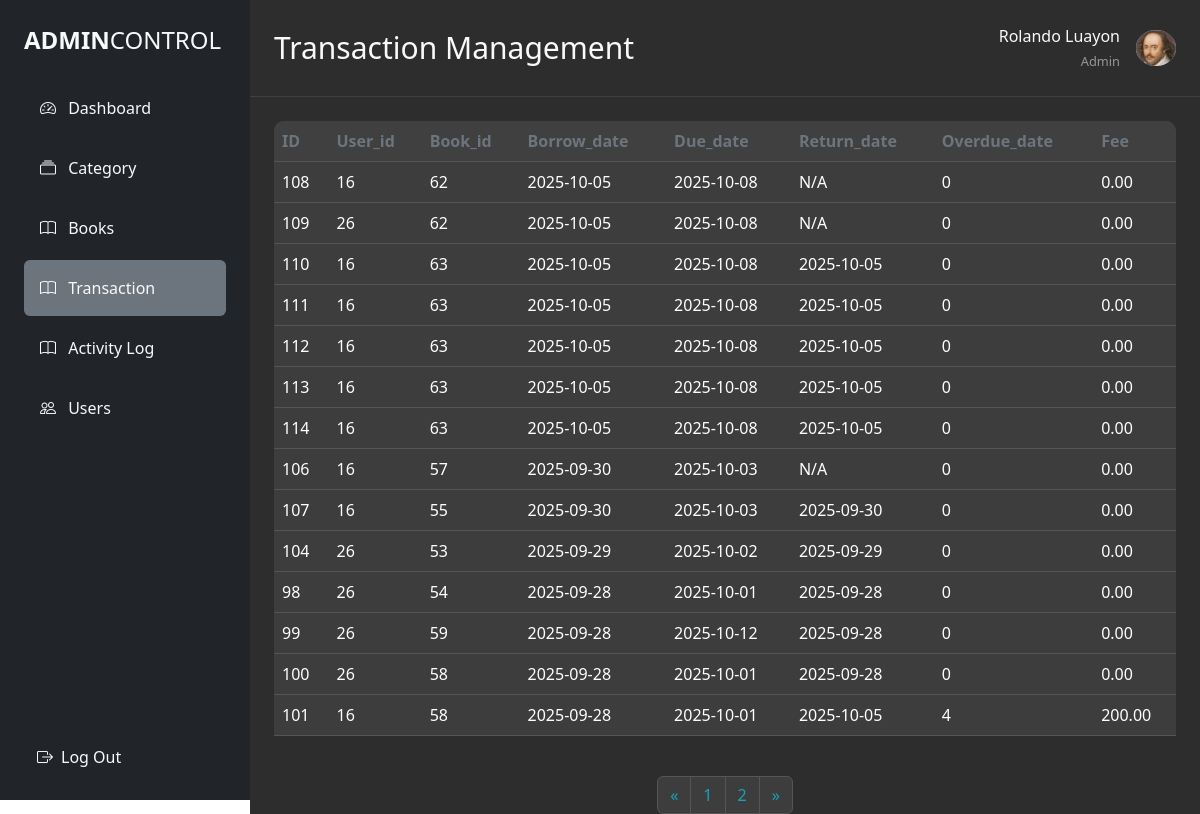
The app's page /admin/transaction.php (signed in) with its own data.
### tables this page shows
CREATE TABLE `transactions` (
  `transaction_id` int(11) NOT NULL,
  `user_id` int(11) DEFAULT NULL,
  `book_id` int(11) DEFAULT NULL,
  `borrow_date` date NOT NULL DEFAULT curdate(),
  `due_date` date NOT NULL,
  `return_date` date DEFAULT NULL,
  `overdue_days` int(11) DEFAULT 0,
  `fee` decimal(10,2) DEFAULT 0.00
);

### auth.php (called while the page is built, shortened)
<?php
class auth
{
  public function user()
  {
    return [
      'first_name' => $_SESSION['user_first_name'] ?? 'Guest',
      'last_name'  => $_SESSION['user_last_name']  ?? ''
    ];
  }
}

### admin/backend/BookController.php (called while the page is built, shortened)
<?php
class Database
{
    private $host = "localhost";
    private $db   = "it6_LMS";
    private $user = "root";
    private $pass = "";
    public function __construct()
    {
        try {
            $dsn = "mysql:host={$this->host};dbname={$this->db};charset=utf8";
            $this->pdo = new PDO($dsn, $this->user, $this->pass);
        } catch (PDOException $e) {
            die("Database Connection Failed: " . $e->getMessage());
        }
    }
}

### admin/backend/transactionControll.php (called while the page is built, shortened)
<?php
class Library
{
  private $conn;
  public function __construct($db)
  {
    $this->conn = $db;
  }
  public function countTransactions()
  {
    $stmt = $this->conn->query("SELECT COUNT(*) as total FROM transactions");
    return (int) $stmt->fetch(PDO::FETCH_ASSOC)['total'];
  }
  public function getTransactions($limit, $offset)
  {
    $stmt = $this->conn->prepare("
        SELECT
            t.transaction_id,
            t.user_id,
            t.book_id,
            t.borrow_date,
            t.due_date,
            t.return_date,
            t.overdue_days,
            t.fee
        FROM transactions t
        ORDER BY t.borrow_date DESC
        LIMIT :limit OFFSET :offset
    ");
    $stmt->bindValue(':limit', (int)$limit, PDO::PARAM_INT);
    $stmt->bindValue(':offset', (int)$offset, PDO::PARAM_INT);
    $stmt->execute();
    return $stmt->fetchAll(PDO::FETCH_ASSOC);
  }
}

### admin/transaction.php (the view, shortened to what this page needs)
<?php
require '../admin/backend/BookController.php';
require '../admin/backend/transactionControll.php';
require '../auth.php';
$db = new Database();
$library = new Library($db->pdo);
$auth = new auth($db);
$limit = 14;
$page = isset($_GET['page']) ? (int)$_GET['page'] : 1;
$offset = ($page - 1) * $limit;
$totalusers = $library->countTransactions();
$totalPages = ceil($totalusers / $limit);
$users = $library->getTransactions($limit, $offset);
?>
<!DOCTYPE html>
<html lang="en">
<head>
  <link rel="stylesheet" href="../admin/style.css" />
  <script src="https://cdn.tailwindcss.com"></script>
  <link href="https://cdn.jsdelivr.net/npm/bootstrap@5.3.8/dist/css/bootstrap.min.css" rel="stylesheet">
  <link href="https://cdn.jsdelivr.net/npm/bootstrap-icons@1.10.0/font/bootstrap-icons.css" rel="stylesheet">
</head>
<body>
  <div class="d-flex min-vh-100">
    <?php if (file_exists('Frontend/sidebar.php')) include 'Frontend/sidebar.php'; ?>
    <div class="main-content flex-grow-1">
      <div class="d-flex justify-content-between align-items-center p-4 header-border">
        <div class="d-flex align-items-center">
          <h2 class="text-light mb-0 text-3xl">Transaction Management</h2>
        </div>
        <div class="d-flex justify-content-between align-items-center">
          <div class="d-flex align-items-center">
            <div class="d-none d-sm-block text-end me-3">
              <div class="text-light">
                <?php
                $user = $auth->user();
                if ($user && isset($user['first_name'], $user['last_name'])) {
                  echo htmlspecialchars($user['first_name'] . ' ' . $user['last_name']);
                } else {
                  echo 'Guest';
                }
                ?>
              </div>
              <small class="text-white opacity-50">Admin</small>
            </div>
            <img
              src="../image/willan.jpg"
              alt="Profile"
              class="rounded-circle d-none d-sm-block"
              width="40"
              height="40" />
          </div>
        </div>
      </div>
      <div class="table-responsive m-4" style="border-radius: 10px;">
        <table class="table table-dark table-hover align-middle">
          <thead>
            <tr>
              <th scope="col">ID</th>
              <th scope="col">User_id</th>
              <th scope="col">Book_id</th>
              <th scope="col">Borrow_date</th>
              <th scope="col">Due_date</th>
              <th scope="col">Return_date</th>
              <th scope="col">Overdue_date</th>
              <th scope="col">Fee</th>
            </tr>
          </thead>
          <tbody>
            <?php foreach ($library->getTransactions($limit, $offset) as $row): ?>
              <tr>
                <td><?= htmlspecialchars($row['transaction_id']) ?></td>
                <td><?= htmlspecialchars($row['user_id']) ?></td>
                <td><?= htmlspecialchars($row['book_id']) ?></td>
                <td><?= htmlspecialchars($row['borrow_date']) ?></td>
                <td><?= htmlspecialchars($row['due_date'] ?? 'N/A') ?></td>
                <td><?= htmlspecialchars($row['return_date'] ?? 'N/A') ?></td>
                <td><?= htmlspecialchars($row['overdue_days']) ?></td>
                <td><?= htmlspecialchars($row['fee']) ?></td>
              </tr>
            <?php endforeach; ?>
          </tbody>
        </table>
      </div>
      <div class="d-flex justify-content-center mt-4">
        <nav aria-label="Book pagination">
          <ul class="pagination">
            <li class="page-item <?php if ($page <= 1) echo 'disabled'; ?>">
              <a class="page-link" href="?page=<?php echo $page - 1; ?>" aria-label="Previous">
                &laquo;
              </a>
            </li>
            <?php for ($i = 1; $i <= $totalPages; $i++): ?>
              <li class="page-item <?php if ($i == $page) echo 'active'; ?>">
                <a class="page-link" href="?page=<?php echo $i; ?>"><?php echo $i; ?></a>
              </li>
            <?php endfor; ?>
            <li class="page-item <?php if ($page >= $totalPages) echo 'disabled'; ?>">
              <a class="page-link" href="?page=<?php echo $page + 1; ?>" aria-label="Next">
                &raquo;
              </a>
            </li>
          </ul>
        </nav>
      </div>
</body>
</html>

### admin/style.css (style rules this page uses)
body { background-color: #1a1a1a; color: #fff; }
.main-content { background-color: #2d2d2d; flex: 1; }
.table-dark { background-color: #3d3d3d; }
.table-dark th { background-color: #404040 !important; border-color: #555 !important; color: #6c757d !important; }
.table-dark td { background-color: #3d3d3d !important; border-color: #555 !important; color: #fff !important; }
.page-link { background-color: #3d3d3d !important; border-color: #555 !important; color: #17a2b8 !important; }
.header-border { border-bottom: 1px solid #404040 !important; }
@media (min-width: 769px) { .main-content { margin-left: 250px !important; width: calc(100% - 250px) !important; } }

### records on screen
transactions: transaction_id "108", user "16", book "62", borrow_date "2025-10-05", due_date "2025-10-08", return_date "N/A", overdue_days "0", fee "0.00"
transactions: transaction_id "109", user "26", book "62", borrow_date "2025-10-05", due_date "2025-10-08", return_date "N/A", overdue_days "0", fee "0.00"
transactions: transaction_id "110", user "16", book "63", borrow_date "2025-10-05", due_date "2025-10-08", return_date "2025-10-05", overdue_days "0", fee "0.00"
transactions: transaction_id "111", user "16", book "63", borrow_date "2025-10-05", due_date "2025-10-08", return_date "2025-10-05", overdue_days "0", fee "0.00"
transactions: transaction_id "112", user "16", book "63", borrow_date "2025-10-05", due_date "2025-10-08", return_date "2025-10-05", overdue_days "0", fee "0.00"
transactions: transaction_id "113", user "16", book "63", borrow_date "2025-10-05", due_date "2025-10-08", return_date "2025-10-05", overdue_days "0", fee "0.00"
transactions: transaction_id "114", user "16", book "63", borrow_date "2025-10-05", due_date "2025-10-08", return_date "2025-10-05", overdue_days "0", fee "0.00"
transactions: transaction_id "106", user "16", book "57", borrow_date "2025-09-30", due_date "2025-10-03", return_date "N/A", overdue_days "0", fee "0.00"
transactions: transaction_id "107", user "16", book "55", borrow_date "2025-09-30", due_date "2025-10-03", return_date "2025-09-30", overdue_days "0", fee "0.00"
transactions: transaction_id "104", user "26", book "53", borrow_date "2025-09-29", due_date "2025-10-02", return_date "2025-09-29", overdue_days "0", fee "0.00"
transactions: transaction_id "98", user "26", book "54", borrow_date "2025-09-28", due_date "2025-10-01", return_date "2025-09-28", overdue_days "0", fee "0.00"
transactions: transaction_id "99", user "26", book "59", borrow_date "2025-09-28", due_date "2025-10-12", return_date "2025-09-28", overdue_days "0", fee "0.00"
transactions: transaction_id "100", user "26", book "58", borrow_date "2025-09-28", due_date "2025-10-01", return_date "2025-09-28", overdue_days "0", fee "0.00"
transactions: transaction_id "101", user "16", book "58", borrow_date "2025-09-28", due_date "2025-10-01", return_date "2025-10-05", overdue_days "4", fee "200.00"

### other values on screen
$user['first_name'] . ' ' . $user['last_name'] "Rolando Luayon"
